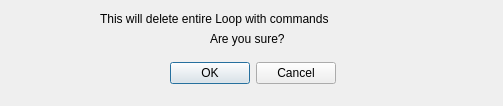
<?xml version="1.0" encoding="UTF-8"?>
<ui version="4.0">
 <class>Dialog</class>
 <widget class="QDialog" name="Dialog">
  <property name="geometry">
   <rect>
    <x>0</x>
    <y>0</y>
    <width>503</width>
    <height>106</height>
   </rect>
  </property>
  <property name="windowTitle">
   <string>Dialog</string>
  </property>
  <widget class="QDialogButtonBox" name="buttonBox">
   <property name="geometry">
    <rect>
     <x>170</x>
     <y>60</y>
     <width>166</width>
     <height>26</height>
    </rect>
   </property>
   <property name="orientation">
    <enum>Qt::Horizontal</enum>
   </property>
   <property name="standardButtons">
    <set>QDialogButtonBox::Cancel|QDialogButtonBox::Ok</set>
   </property>
  </widget>
  <widget class="QLabel" name="label">
   <property name="geometry">
    <rect>
     <x>100</x>
     <y>10</y>
     <width>326</width>
     <height>18</height>
    </rect>
   </property>
   <property name="text">
    <string>This will delete entire Loop with commands</string>
   </property>
  </widget>
  <widget class="QLabel" name="label_2">
   <property name="geometry">
    <rect>
     <x>210</x>
     <y>30</y>
     <width>217</width>
     <height>18</height>
    </rect>
   </property>
   <property name="text">
    <string>Are you sure?</string>
   </property>
  </widget>
 </widget>
 <resources/>
 <connections>
  <connection>
   <sender>buttonBox</sender>
   <signal>accepted()</signal>
   <receiver>Dialog</receiver>
   <slot>accept()</slot>
   <hints>
    <hint type="sourcelabel">
     <x>248</x>
     <y>254</y>
    </hint>
    <hint type="destinationlabel">
     <x>157</x>
     <y>274</y>
    </hint>
   </hints>
  </connection>
  <connection>
   <sender>buttonBox</sender>
   <signal>rejected()</signal>
   <receiver>Dialog</receiver>
   <slot>reject()</slot>
   <hints>
    <hint type="sourcelabel">
     <x>316</x>
     <y>260</y>
    </hint>
    <hint type="destinationlabel">
     <x>286</x>
     <y>274</y>
    </hint>
   </hints>
  </connection>
 </connections>
</ui>
